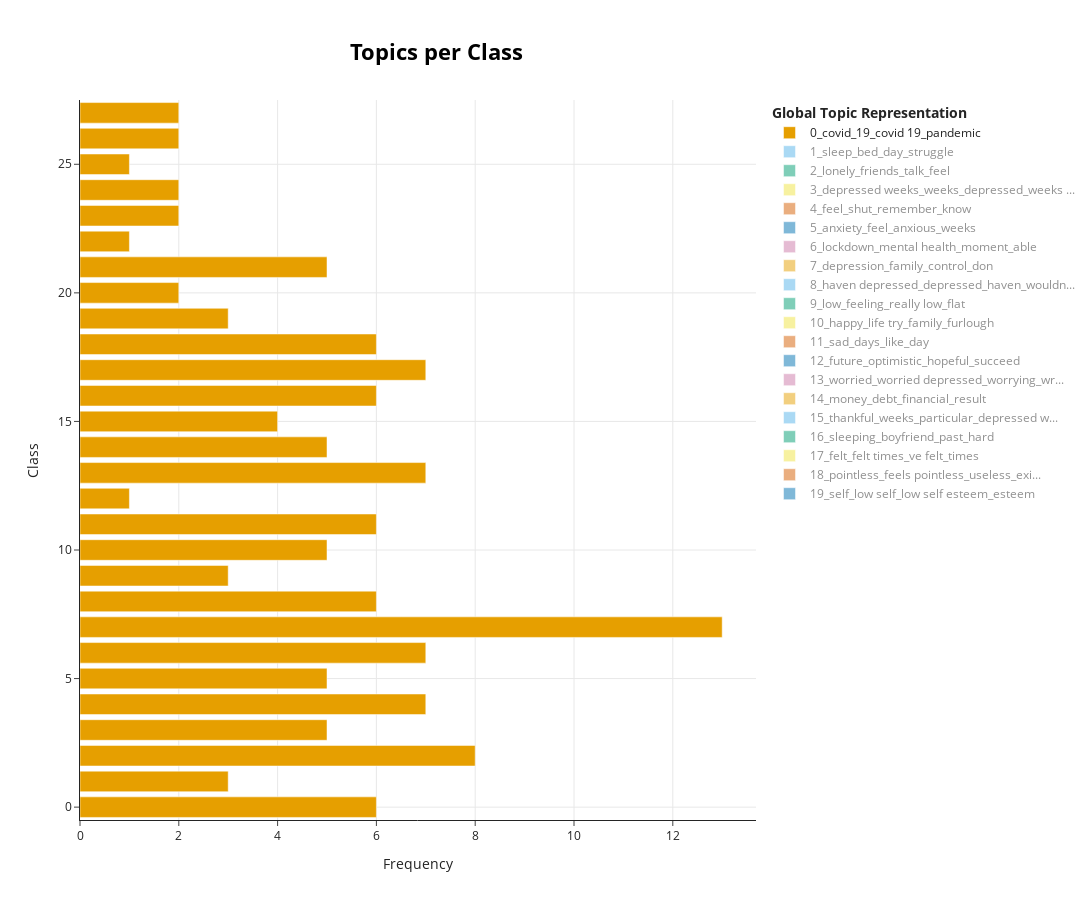

Notebook cell for this chart:
### Code cell
topic_model.visualize_topics_per_class(topics_per_class, top_n_topics=20)

### Figure 1 — Plotly figure (JSON) as saved in the notebook; plotly's stock layout.template omitted (floating-point values rounded to 4 significant figures)
{"data": [{"hoverinfo": "text", "hovertext": ["<b>Topic 0</b><br>Words: family, covid, pandemic, opportunities, meaning", "<b>Topic 0</b><br>Words: colleagues, meeting, covid, work, way things", "<b>Topic 0</b><br>Words: covid, pandemic, continue, possible, depressed", "<b>Topic 0</b><br>Words: pandemic, health, time, husband, covid", "<b>Topic 0</b><br>Words: covid, 19, covid 19, work, day", "<b>Topic 0</b><br>Words: pandemic, covid, 19, covid 19, regarding", "<b>Topic 0</b><br>Words: covid, engage, contact, 19, covid 19", "<b>Topic 0</b><br>Words: covid, 19, covid 19, pandemic, combination", "<b>Topic 0</b><br>Words: covid, felt anxious, weeks felt, anxious, depressed weeks felt", "<b>Topic 0</b><br>Words: corona, current state world, low things, normally feel, depressed lately ve", "<b>Topic 0</b><br>Words: covid, cos, bills, financial, recently particularly", "<b>Topic 0</b><br>Words: risk, covid, home, children, mood", "<b>Topic 0</b><br>Words: levels depression, social anxiety, example, increased, weeks things", "<b>Topic 0</b><br>Words: covid, 19, covid 19, issues, dad", "<b>Topic 0</b><br>Words: covid, isolated, things, feeling, 19", "<b>Topic 0</b><br>Words: covid, fighting, mother, 19, covid 19", "<b>Topic 0</b><br>Words: weight, doesn, covid, 19, covid 19", "<b>Topic 0</b><br>Words: covid, 19, covid 19, health, things enjoy", "<b>Topic 0</b><br>Words: covid, 19, covid 19, health, mental", "<b>Topic 0</b><br>Words: covid, 19, covid 19, life, lonely", "<b>Topic 0</b><br>Words: virus, morning, showing, sure ve, daily things", "<b>Topic 0</b><br>Words: new normal, covid, job, scared, losing", "<b>Topic 0</b><br>Words: nhs, rate, signed, stresses, contributed", "<b>Topic 0</b><br>Words: covid, mood, ve, situation family, breakdown", "<b>Topic 0</b><br>Words: covid, 19, covid 19, local, kill", "<b>Topic 0</b><br>Words: covid, feelings worse, sleep day, asleep night, room days", "<b>Topic 0</b><br>Words: leave house, pandemic, leave, house, able", "<b>Topic 0</b><br>Words: job, constantly, covid, series, feel lost"], "marker": {"color": "#E69F00"}, "name": "0_covid_19_covid 19_pandemic", "orientation": "h", "type": "bar", "visible": true, "x": [6, 3, 8, 5, 7, 5, 7, 13, 6, 3, 5, 6, 1, 7, 5, 4, 6, 7, 6, 3, 2, 5, 1, 2, 2, 1, 2, 2], "y": [0, 1, 2, 3, 4, 5, 6, 7, 8, 9, 10, 11, 12, 13, 14, 15, 16, 17, 18, 19, 20, 21, 22, 23, 24, 25, 26, 27]}, {"hoverinfo": "text", "hovertext": ["<b>Topic 1</b><br>Words: felt irritable, weeks times, wanted bed, lacking, emotional", "<b>Topic 1</b><br>Words: breakdown, nights, hours, unable, sleep", "<b>Topic 1</b><br>Words: praise, proud, getting bed, spiral, steps", "<b>Topic 1</b><br>Words: wake, causes, fall asleep, fall, asleep", "<b>Topic 1</b><br>Words: sleep, day, bed, asleep, wake", "<b>Topic 1</b><br>Words: sleep, money, schedule, concerns, thoughts", "<b>Topic 1</b><br>Words: sleeping lot, depressive episode, episode, overthinking, nervous", "<b>Topic 1</b><br>Words: bed, 2019, leaves, sleep, tired", "<b>Topic 1</b><br>Words: sleep, struggle, nights, bed, medication", "<b>Topic 1</b><br>Words: sleep, survey, really know, rest day, lie bed", "<b>Topic 1</b><br>Words: hard bed, depressed feel hopeless, mildly depressed, feel hopeless, past weeks felt", "<b>Topic 1</b><br>Words: bed, struggle, hard, hard motivated, husband lost", "<b>Topic 1</b><br>Words: tired, personal hygiene, harming, feeling low mood, self harming", "<b>Topic 1</b><br>Words: bed, lot related, bed hard, getting bed hard, work sleep", "<b>Topic 1</b><br>Words: ve spent lot, ve spent, bed just, complete simple, everyday tasks"], "marker": {"color": "#56B4E9"}, "name": "1_sleep_bed_day_struggle", "orientation": "h", "type": "bar", "visible": "legendonly", "x": [1, 1, 1, 1, 7, 3, 1, 3, 4, 1, 1, 3, 1, 2, 1], "y": [8, 10, 12, 14, 15, 16, 17, 18, 19, 20, 21, 23, 24, 25, 26]}, {"hoverinfo": "text", "hovertext": ["<b>Topic 2</b><br>Words: conditions, prevent, communicating, calm, relax", "<b>Topic 2</b><br>Words: love, perspective, visiting, realised, people family", "<b>Topic 2</b><br>Words: loneliness, child, end sight, ignore, factor", "<b>Topic 2</b><br>Words: friends, outside, lonely, house, able", "<b>Topic 2</b><br>Words: felt lonely, overcome, crisis, going walks, things enjoy", "<b>Topic 2</b><br>Words: times felt, friends, lonely, felt depressed felt, felt incredibly", "<b>Topic 2</b><br>Words: loneliness, sadness, sadness feel, sadness depression, bored tired", "<b>Topic 2</b><br>Words: good time, showing, having good, arguing, watched", "<b>Topic 2</b><br>Words: bringing, whilst lockdown, surrounded, dont like, darkness", "<b>Topic 2</b><br>Words: talk, like need, wish, turn, person", "<b>Topic 2</b><br>Words: talk, brief, feel bit lonely, weeks currently, friends online", "<b>Topic 2</b><br>Words: upset, lonely, streak, lonely time, quite upset", "<b>Topic 2</b><br>Words: unworthy, nice things, ive, nice, im", "<b>Topic 2</b><br>Words: parents, isolation, relapse, provided, distant", "<b>Topic 2</b><br>Words: right don want, rubbish, right don, inside, times", "<b>Topic 2</b><br>Words: single day, destructive behaviours, day struggle, bringing, behaviours", "<b>Topic 2</b><br>Words: feels like life, depressed feels like, just lack, just lack energy, life normal", "<b>Topic 2</b><br>Words: exercise, laughing, ugly, talk feel, wants", "<b>Topic 2</b><br>Words: break partner, partner feel, break, partner, feeling", "<b>Topic 2</b><br>Words: im, alot, scotland, want just, want sleep", "<b>Topic 2</b><br>Words: reason just, speak, just want, just feel, helps"], "marker": {"color": "#009E73"}, "name": "2_lonely_friends_talk_feel", "orientation": "h", "type": "bar", "visible": "legendonly", "x": [1, 2, 1, 2, 1, 2, 2, 1, 2, 2, 2, 3, 1, 1, 1, 1, 1, 1, 1, 1, 1], "y": [1, 4, 6, 7, 9, 10, 12, 13, 14, 15, 16, 17, 18, 19, 20, 22, 23, 24, 25, 26, 27]}, {"hoverinfo": "text", "hovertext": ["<b>Topic 3</b><br>Words: weeks, depressed weeks, depressed, past weeks depressed, past weeks", "<b>Topic 3</b><br>Words: depressed weeks, weeks, quite, depressed, weeks depressed", "<b>Topic 3</b><br>Words: depressed weeks, haven depressed weeks, weeks generally, good things going, generally depressed", "<b>Topic 3</b><br>Words: depressed weeks, depressed, emotional, weeks, weeks felt happy", "<b>Topic 3</b><br>Words: encouraged, weeks felt happy, financially, felt happy, family friends", "<b>Topic 3</b><br>Words: days fine, depression really, crazy, minute, stuff", "<b>Topic 3</b><br>Words: trying stay positive, anxious good, trying stay, trying positive, depressed anxious good", "<b>Topic 3</b><br>Words: encouragement, depressed little, word, ones, love", "<b>Topic 3</b><br>Words: helps, medication helps, depression lot, depressed couple weeks, depressed couple", "<b>Topic 3</b><br>Words: week, second, depressed week, change, situational", "<b>Topic 3</b><br>Words: depression currently, depression usually, doesn really, occur, difference", "<b>Topic 3</b><br>Words: depressive, felt depressed week, depressive state, depressed years, major depressive disorder"], "marker": {"color": "#F0E442"}, "name": "3_depressed weeks_weeks_depressed_weeks ...", "orientation": "h", "type": "bar", "visible": "legendonly", "x": [8, 6, 2, 3, 1, 1, 1, 1, 1, 1, 1, 1], "y": [0, 1, 2, 4, 5, 6, 7, 9, 13, 17, 18, 24]}, {"hoverinfo": "text", "hovertext": ["<b>Topic 4</b><br>Words: remember, won, low mood, mood, build", "<b>Topic 4</b><br>Words: functioning, high functioning, downs, bouts depression, break", "<b>Topic 4</b><br>Words: medication depression, lots things, lack motivation, things enjoy, lift", "<b>Topic 4</b><br>Words: enjoy, medication, normally enjoy, starting medication, months feel", "<b>Topic 4</b><br>Words: creative, force, human contact, things achieve, focus things", "<b>Topic 4</b><br>Words: asleep, constantly, utterly, unmotivated really, futile", "<b>Topic 4</b><br>Words: read, need, push, ve felt, books", "<b>Topic 4</b><br>Words: away time, gaining, disconnected, direction, feel unable", "<b>Topic 4</b><br>Words: feel, know, decent, feel really, better", "<b>Topic 4</b><br>Words: shut, night, good bad, awful, phase", "<b>Topic 4</b><br>Words: cos, start, able feel, person really, kind just", "<b>Topic 4</b><br>Words: constantly feeling, minute, isolating, plans, feeling low", "<b>Topic 4</b><br>Words: motivation energy, fog, recently particularly, particularly bad, teen", "<b>Topic 4</b><br>Words: anymore, watched, short time, alive, feel control"], "marker": {"color": "#D55E00"}, "name": "4_feel_shut_remember_know", "orientation": "h", "type": "bar", "visible": "legendonly", "x": [1, 1, 1, 1, 1, 1, 3, 1, 4, 2, 2, 1, 2, 1], "y": [5, 9, 10, 11, 13, 14, 15, 16, 17, 18, 19, 20, 22, 23]}, {"hoverinfo": "text", "hovertext": ["<b>Topic 5</b><br>Words: weeks different, did, worries, different, worry", "<b>Topic 5</b><br>Words: don tend feel, don tend, say ve, feel depressed weeks, tend feel", "<b>Topic 5</b><br>Words: anxiety, lifts, don believe depressed, weeks felt low, constant state mind", "<b>Topic 5</b><br>Words: anxiety, ve feelings, lot able, feel stuck, emotion", "<b>Topic 5</b><br>Words: anxiety, suffer anxiety, count, time hobbies, time anxiety", "<b>Topic 5</b><br>Words: symptoms anxiety, weeks symptoms, tiredness, low mood, symptoms", "<b>Topic 5</b><br>Words: month ago, moments feeling, general depression, enthusiastic, getting better", "<b>Topic 5</b><br>Words: anxiety, worries anxiety, daytime, black, anxious depressed", "<b>Topic 5</b><br>Words: anxiety, depressive, diagnosed, usual, tendencies", "<b>Topic 5</b><br>Words: clinical, sense, suffer, anxiety, feeling", "<b>Topic 5</b><br>Words: life anxiety, lacking motivation, negatively, day life, day day life", "<b>Topic 5</b><br>Words: anxiety, medication, feel, things personal, enjoyment things", "<b>Topic 5</b><br>Words: anxiety, like good, bad mother, child, life feel like"], "marker": {"color": "#0072B2"}, "name": "5_anxiety_feel_anxious_weeks", "orientation": "h", "type": "bar", "visible": "legendonly", "x": [1, 1, 2, 1, 3, 1, 2, 3, 2, 1, 1, 2, 1], "y": [0, 1, 3, 4, 6, 7, 8, 9, 10, 12, 13, 15, 16]}, {"hoverinfo": "text", "hovertext": ["<b>Topic 6</b><br>Words: reopened, creeping, bit positivity, gradually, weeks work", "<b>Topic 6</b><br>Words: lockdown, time outdoors, weeks lockdown, easing, outdoors", "<b>Topic 6</b><br>Words: country, started, lockdown, moment, feel bored", "<b>Topic 6</b><br>Words: lockdown, lock, related, mental health, easing", "<b>Topic 6</b><br>Words: lockdown, cbt, symptoms, mental health, ve", "<b>Topic 6</b><br>Words: lockdown, depressed normal, situation haven, things turn badly, turn badly", "<b>Topic 6</b><br>Words: feel bored, depressed time, caused feel, case, bored", "<b>Topic 6</b><br>Words: doesn make, things improve, surgery, know happen, greater", "<b>Topic 6</b><br>Words: tense, domestic, vulnerable, yeah, ways", "<b>Topic 6</b><br>Words: caused, times day, happening right, feel depressed think, able people", "<b>Topic 6</b><br>Words: lockdown, realised, moment, live, day think", "<b>Topic 6</b><br>Words: 20 years, lived, 20, cried, depressed couple weeks", "<b>Topic 6</b><br>Words: depressed making, cleaning room, power, better things, focused", "<b>Topic 6</b><br>Words: resume, normal life, work having, lockdown, caring"], "marker": {"color": "#CC79A7"}, "name": "6_lockdown_mental health_moment_able", "orientation": "h", "type": "bar", "visible": "legendonly", "x": [1, 1, 1, 3, 2, 1, 1, 2, 1, 1, 2, 1, 1, 2], "y": [0, 1, 2, 5, 9, 10, 11, 12, 13, 15, 17, 18, 19, 21]}, {"hoverinfo": "text", "hovertext": ["<b>Topic 7</b><br>Words: failure, depression, dangerous, form depression, case times", "<b>Topic 7</b><br>Words: linked, medication, life actually, ordinary, knocking", "<b>Topic 7</b><br>Words: people depressed, know, illness, people, loving family", "<b>Topic 7</b><br>Words: relates, make decisions, going forward, decisions, inability", "<b>Topic 7</b><br>Words: ok, control, resigned, feeling resigned, effortful", "<b>Topic 7</b><br>Words: considerably, self destructive, destructive behaviours, work feel, life know", "<b>Topic 7</b><br>Words: provide, depression caused, negativity, depressed don feel, strain", "<b>Topic 7</b><br>Words: constant, feel constant, childhood, wonder, trigger", "<b>Topic 7</b><br>Words: edge, fog, way, large, problem", "<b>Topic 7</b><br>Words: don, list things, depressed normal, daily basis, depression depression", "<b>Topic 7</b><br>Words: couldn, correct, explain, behavior, escalated", "<b>Topic 7</b><br>Words: cope, hard cope, feel able cope, medication helps, unexpected", "<b>Topic 7</b><br>Words: anymore, severely depressed, everyday life, effects, life point"], "marker": {"color": "#E69F00"}, "name": "7_depression_family_control_don", "orientation": "h", "type": "bar", "visible": "legendonly", "x": [3, 2, 2, 1, 2, 1, 1, 1, 1, 1, 2, 1, 1], "y": [0, 3, 5, 10, 13, 14, 15, 16, 17, 18, 19, 21, 27]}, {"hoverinfo": "text", "hovertext": ["<b>Topic 8</b><br>Words: haven depressed, haven, wouldn say, years, depressed", "<b>Topic 8</b><br>Words: depressed happy, person try, try, personality, nature", "<b>Topic 8</b><br>Words: ok, depressed depressed, just anxious, class depressed, feeling ok", "<b>Topic 8</b><br>Words: usually happens, called, allowed, sad depressed, learned", "<b>Topic 8</b><br>Words: dont, solutions, practical, depressed try, solve", "<b>Topic 8</b><br>Words: depressed badly, stress anxiety, anxiety feel, feel like depressed, like depressed", "<b>Topic 8</b><br>Words: lots, weekend, flat days, helped mood, week ve", "<b>Topic 8</b><br>Words: daytime, 20 years, 20, depressed suffer, awake"], "marker": {"color": "#56B4E9"}, "name": "8_haven depressed_depressed_haven_wouldn...", "orientation": "h", "type": "bar", "visible": "legendonly", "x": [6, 3, 3, 1, 2, 1, 1, 1], "y": [0, 1, 3, 5, 6, 7, 10, 24]}, {"hoverinfo": "text", "hovertext": ["<b>Topic 9</b><br>Words: stress anxiety, spent hours, periods low, interpersonal, coupled", "<b>Topic 9</b><br>Words: rubbish, haven wanted, try tell, low things, aren going", "<b>Topic 9</b><br>Words: self, low, normally enjoy, necessarily feel, blame", "<b>Topic 9</b><br>Words: work things, send, reactive, feeling hopeless, gradually", "<b>Topic 9</b><br>Words: alot better, alot, gaining, reaching, gyms", "<b>Topic 9</b><br>Words: enjoyable, enjoyable overall, work hard, overall feel, like work", "<b>Topic 9</b><br>Words: live, stressful makes feel, stressful makes, like live, feeling really low", "<b>Topic 9</b><br>Words: lately, feeling bit, dissociated, close friends family, contacting", "<b>Topic 9</b><br>Words: muster energy, just don, muster, lots things, things doing", "<b>Topic 9</b><br>Words: certain things, things including, feeling bit, relationships, including", "<b>Topic 9</b><br>Words: struggled daily, able certain, going ve, showered, felt low depressed", "<b>Topic 9</b><br>Words: feeling hopeless, despondent, depressed sad, sad feeling, really low"], "marker": {"color": "#009E73"}, "name": "9_low_feeling_really low_flat", "orientation": "h", "type": "bar", "visible": "legendonly", "x": [2, 2, 2, 1, 1, 1, 1, 2, 1, 1, 2, 1], "y": [9, 10, 11, 12, 13, 14, 15, 16, 17, 19, 25, 27]}, {"hoverinfo": "text", "hovertext": ["<b>Topic 10</b><br>Words: happy, best, furlough, time family, happy managed", "<b>Topic 10</b><br>Words: life try, appreciate, love family, happy cheerful, important life", "<b>Topic 10</b><br>Words: thing, happy, depressed thing, faith, felt calm", "<b>Topic 10</b><br>Words: lovely, holiday, spend time, spend, happy", "<b>Topic 10</b><br>Words: state mind, clear, depressed recently, pretty, mind", "<b>Topic 10</b><br>Words: having good time, having good, good time, rules, time family", "<b>Topic 10</b><br>Words: past weeks think, furlough, feeling depressed past, weeks think, nearly", "<b>Topic 10</b><br>Words: believe, aside, slightest, time motivation, motivation things"], "marker": {"color": "#F0E442"}, "name": "10_happy_life try_family_furlough", "orientation": "h", "type": "bar", "visible": "legendonly", "x": [5, 3, 3, 1, 1, 1, 1, 1], "y": [0, 1, 3, 5, 7, 9, 13, 21]}, {"hoverinfo": "text", "hovertext": ["<b>Topic 11</b><br>Words: issue depression, familiar feelings, familiar, daily activities, pleasure", "<b>Topic 11</b><br>Words: feel like, days, days feel bit, low sad, just normal", "<b>Topic 11</b><br>Words: day, feelings haven, days recently, stopped, just feeling", "<b>Topic 11</b><br>Words: future people, nervous future, annoy, bit, months ago", "<b>Topic 11</b><br>Words: leaves, stem, life life, unable focus, feelings hopelessness", "<b>Topic 11</b><br>Words: lonely like, bad day, cared, day felt, felt lonely", "<b>Topic 11</b><br>Words: didnt, time, motivated things, life pointless, time hard", "<b>Topic 11</b><br>Words: wasting time, wasting, live family, days better, beating", "<b>Topic 11</b><br>Words: couldn, days past weeks, days past, days, thought", "<b>Topic 11</b><br>Words: felt like, sadness, began, like, sad", "<b>Topic 11</b><br>Words: unworthy, wondering, contemplative, feel useless, useless", "<b>Topic 11</b><br>Words: day, tiring, like constantly, day feel, feels like"], "marker": {"color": "#D55E00"}, "name": "11_sad_days_like_day", "orientation": "h", "type": "bar", "visible": "legendonly", "x": [1, 1, 1, 2, 1, 1, 2, 1, 2, 2, 1, 1], "y": [3, 5, 6, 7, 8, 9, 10, 13, 18, 20, 23, 25]}, {"hoverinfo": "text", "hovertext": ["<b>Topic 12</b><br>Words: able look, little things, looking forward, pleasure, ahead", "<b>Topic 12</b><br>Words: future, options, depressed concerned, future wouldn, reason depressed", "<b>Topic 12</b><br>Words: future, optimistic, period, feel optimistic, stock", "<b>Topic 12</b><br>Words: hopeful, hopeful future, future, feel depressed, depressed", "<b>Topic 12</b><br>Words: future, succeed, aspect, state, provide", "<b>Topic 12</b><br>Words: optimistic, worse lately, days worse, hard stay, goal", "<b>Topic 12</b><br>Words: future, future know, helps feel, depressed future, feel optimistic", "<b>Topic 12</b><br>Words: anxious future, feel anxious, uncertainty, depressed feel, personal", "<b>Topic 12</b><br>Words: depressed thinking, fitness, lose job, return, won", "<b>Topic 12</b><br>Words: weeks worried, worried future, desire, strength, plans", "<b>Topic 12</b><br>Words: current state world, employed, current state, stock, lucky"], "marker": {"color": "#0072B2"}, "name": "12_future_optimistic_hopeful_succeed", "orientation": "h", "type": "bar", "visible": "legendonly", "x": [1, 1, 3, 1, 2, 2, 2, 1, 1, 1, 1], "y": [3, 5, 6, 9, 12, 13, 15, 17, 18, 19, 20]}, {"hoverinfo": "text", "hovertext": ["<b>Topic 13</b><br>Words: best, worried depressed, times things, things aren, mindset", "<b>Topic 13</b><br>Words: worried, try, try hard, dwell, haven depressed felt", "<b>Topic 13</b><br>Words: good news, really, thought, news, worried depressed", "<b>Topic 13</b><br>Words: worried depressed, worried, depressed times felt, going right, weeks worried", "<b>Topic 13</b><br>Words: safe, worried, worrying, day comes, worrying days", "<b>Topic 13</b><br>Words: worried, caused, worry, worrying, days don want", "<b>Topic 13</b><br>Words: worried, write, aspects, share, actually", "<b>Topic 13</b><br>Words: don feel, energy things, worn, mood worse, overall mood"], "marker": {"color": "#CC79A7"}, "name": "13_worried_worried depressed_worrying_wr...", "orientation": "h", "type": "bar", "visible": "legendonly", "x": [1, 3, 1, 2, 2, 2, 2, 1], "y": [3, 4, 6, 11, 12, 19, 20, 23]}, {"hoverinfo": "text", "hovertext": ["<b>Topic 14</b><br>Words: main reasons, stock, reasons, main, money", "<b>Topic 14</b><br>Words: having financial, car, learnt, financial, longer", "<b>Topic 14</b><br>Words: money, ways, coming, short, result", "<b>Topic 14</b><br>Words: think state, restless, kind depressed, peers, finances", "<b>Topic 14</b><br>Words: debt, felt hopeless, makes sad, comfortable, financially", "<b>Topic 14</b><br>Words: relatively, money, weeks mainly, fact able, able friends", "<b>Topic 14</b><br>Words: great, influence, putting, employment, strain", "<b>Topic 14</b><br>Words: debt, make ends, ends, make ends meet, ends meet", "<b>Topic 14</b><br>Words: right, times things, result pandemic, lost job, affecting", "<b>Topic 14</b><br>Words: fact able, settle, somewhat, result, fact", "<b>Topic 14</b><br>Words: money, make ends meet, make ends, ends meet, ends", "<b>Topic 14</b><br>Words: contacting, team, feel terrible, relationship going, debt"], "marker": {"color": "#E69F00"}, "name": "14_money_debt_financial_result", "orientation": "h", "type": "bar", "visible": "legendonly", "x": [1, 1, 1, 2, 1, 1, 1, 1, 1, 1, 2, 1], "y": [4, 5, 6, 9, 10, 11, 12, 13, 17, 18, 21, 27]}, {"hoverinfo": "text", "hovertext": ["<b>Topic 15</b><br>Words: thankful, weeks, going, happy, depressed weeks", "<b>Topic 15</b><br>Words: books, lovely, weeks like, thanks, mental wellbeing", "<b>Topic 15</b><br>Words: lot thankful, depressed past week, thankful, past week, moment", "<b>Topic 15</b><br>Words: love family, workers, haven depressed weeks, particular, love", "<b>Topic 15</b><br>Words: keeps, year old, spending time family, keeps going, sister", "<b>Topic 15</b><br>Words: evening, particular, recent years, weeks certainly, ex", "<b>Topic 15</b><br>Words: depressed able, weeks feeling depressed, past weeks feeling, weeks feeling, feeling depressed", "<b>Topic 15</b><br>Words: pets, enjoying nice, enjoying nice weather, positive future, nice weather"], "marker": {"color": "#56B4E9"}, "name": "15_thankful_weeks_particular_depressed w...", "orientation": "h", "type": "bar", "visible": "legendonly", "x": [6, 2, 1, 1, 1, 1, 1, 1], "y": [0, 1, 2, 7, 8, 12, 13, 16]}, {"hoverinfo": "text", "hovertext": ["<b>Topic 16</b><br>Words: dream, boyfriend, personal life, happy, happy moment", "<b>Topic 16</b><br>Words: depressed past month, really hope, slightly depressed past, past month, doctor", "<b>Topic 16</b><br>Words: depressed badly, noticed, weeks felt depressed, badly, weeks felt", "<b>Topic 16</b><br>Words: just felt, did, felt like, hard sleep, know feeling", "<b>Topic 16</b><br>Words: sleeping, trouble sleeping, loss activities, weeks depressed feeling, exercising", "<b>Topic 16</b><br>Words: usually bring, listless, unable focus, felt depressed days, days past weeks", "<b>Topic 16</b><br>Words: weeks main, barely, symptom, hard concentrate, felt quite depressed", "<b>Topic 16</b><br>Words: sleeping, past weeks, personal life, hard sleep, trouble sleeping", "<b>Topic 16</b><br>Words: bad thoughts, ve depressed weeks, feel like ve, like ve, weeks ago"], "marker": {"color": "#009E73"}, "name": "16_sleeping_boyfriend_past_hard", "orientation": "h", "type": "bar", "visible": "legendonly", "x": [1, 1, 1, 1, 2, 1, 1, 3, 1], "y": [1, 11, 14, 18, 19, 20, 21, 24, 26]}, {"hoverinfo": "text", "hovertext": ["<b>Topic 17</b><br>Words: wrong life, majorly, reason sad, feeling happy, going wrong", "<b>Topic 17</b><br>Words: things house, stable mood, antidepressants help, hopeful depression, frequent", "<b>Topic 17</b><br>Words: having bad, shows, happy good, ve getting, fortnight", "<b>Topic 17</b><br>Words: ve felt, felt, felt times, ve felt low, near", "<b>Topic 17</b><br>Words: feelings felt, yesterday, mild, feelings, trapped", "<b>Topic 17</b><br>Words: felt times, energy, bed day, just lack energy, just lack", "<b>Topic 17</b><br>Words: lonely covid, little sad, say depression, wouldn say depression, sad lonely", "<b>Topic 17</b><br>Words: felt pretty good, quite days, felt pretty, clinically diagnosed, clinically diagnosed depression", "<b>Topic 17</b><br>Words: people love, feeling feel, unhelpful, way feeling, withdraw"], "marker": {"color": "#F0E442"}, "name": "17_felt_felt times_ve felt_times", "orientation": "h", "type": "bar", "visible": "legendonly", "x": [1, 3, 1, 1, 1, 1, 1, 1, 1], "y": [0, 3, 6, 7, 8, 11, 13, 14, 16]}, {"hoverinfo": "text", "hovertext": ["<b>Topic 18</b><br>Words: work hard, doesn make, fulfilled, continue, make feel", "<b>Topic 18</b><br>Words: failed, work feel, restricted, feel bored, going work", "<b>Topic 18</b><br>Words: led depression, certain tasks, neglected, led, means", "<b>Topic 18</b><br>Words: existence, adds, pointless, previous weeks, driven", "<b>Topic 18</b><br>Words: useless, makes feel, self loathing, like haven, loathing", "<b>Topic 18</b><br>Words: feels pointless, pointless, feels, existence, feel unmotivated", "<b>Topic 18</b><br>Words: depressed lately ve, working ve, working, feel useless, felt quite depressed", "<b>Topic 18</b><br>Words: certain things, life feels pointless, feels pointless, bringing, pointless", "<b>Topic 18</b><br>Words: feeling sense, things bring, think better, mundane, want just", "<b>Topic 18</b><br>Words: felt life pointless, life pointless, depressed days felt, pointless, felt life"], "marker": {"color": "#D55E00"}, "name": "18_pointless_feels pointless_useless_exi...", "orientation": "h", "type": "bar", "visible": "legendonly", "x": [1, 1, 1, 1, 1, 1, 1, 1, 2, 1], "y": [6, 11, 13, 15, 16, 18, 19, 20, 21, 25]}, {"hoverinfo": "text", "hovertext": ["<b>Topic 19</b><br>Words: happy felt, started, self, productive, low self", "<b>Topic 19</b><br>Words: moments feel, life, moments, control, feel negative", "<b>Topic 19</b><br>Words: low self, self, low self esteem, hating, despair feel", "<b>Topic 19</b><br>Words: occasionally, cleaning room, like getting, occasionally felt, harm", "<b>Topic 19</b><br>Words: extremely, just numb, exact cause, numb haven, depressive state", "<b>Topic 19</b><br>Words: low self, view, low self esteem, character, largely", "<b>Topic 19</b><br>Words: life hate, loathing, self loathing, taking life, painful"], "marker": {"color": "#0072B2"}, "name": "19_self_low self_low self esteem_esteem", "orientation": "h", "type": "bar", "visible": "legendonly", "x": [1, 2, 2, 1, 1, 1, 3], "y": [12, 13, 18, 20, 22, 24, 27]}], "layout": {"height": 900, "hoverlabel": {"bgcolor": "white", "font": {"family": "Rockwell", "size": 16}}, "legend": {"title": {"text": "<b>Global Topic Representation"}}, "title": {"font": {"color": "Black", "size": 22}, "text": "<b>Topics per Class</b>", "x": 0.4, "xanchor": "center", "y": 0.95, "yanchor": "top"}, "width": 1250, "xaxis": {"showgrid": true, "title": {"text": "Frequency"}}, "yaxis": {"showgrid": true, "title": {"text": "Class"}}}}
